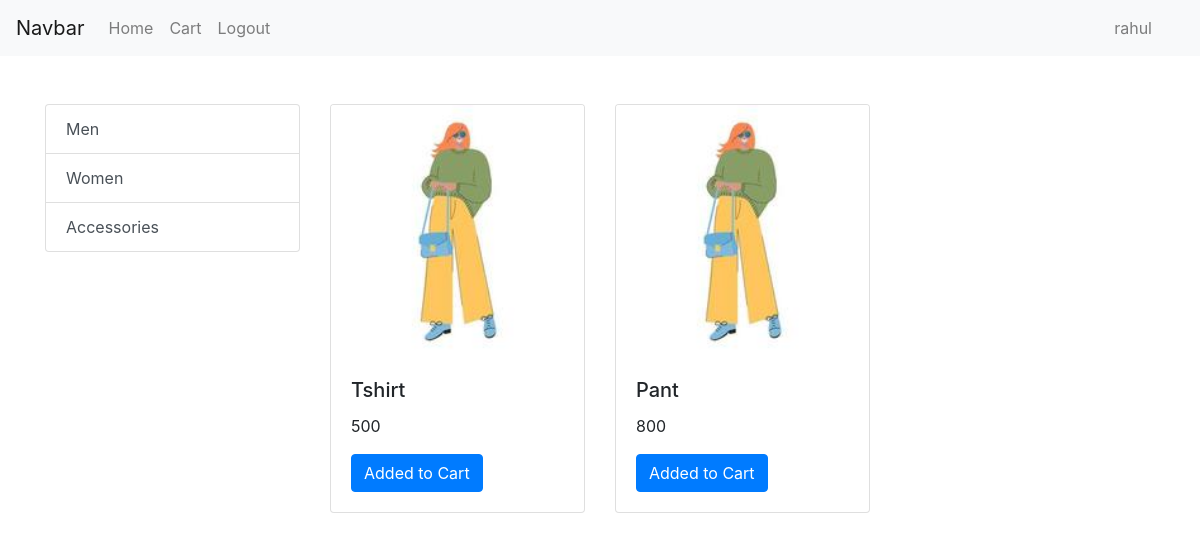
The page /store/?category=1 (signed in) on the database its author committed.
### register/models.py (models this page shows)
class Profile(AbstractUser):
    email=models.EmailField(unique=True)
    phone=models.CharField(max_length=100,unique=True)
    is_authenticated=models.BooleanField(default=False)
    token=models.CharField(max_length=200,null=True)
    REQUIRED_FIELDS=['username','phone']
    USERNAME_FIELD="email"
    objects= ProfileManager()

### store/models.py (models this page shows, shortened)
class Category(models.Model):
    id=models.AutoField
    name=models.CharField(max_length=50)
    def __str__(self):
        return self.name

class Product(models.Model):
    id=models.AutoField
    name = models.CharField(max_length=100)
    price = models.IntegerField(default=0)
    category=models.ForeignKey(Category,on_delete=models.CASCADE,default="")
    image=models.ImageField(upload_to='products/')
    def products_bycategory(id):
        return Product.objects.filter(category=id)

### store/views.py (the view, shortened to what this page needs)
# urls.py: path('store/',include('store.urls')),
def store(request):
    if request.method=='GET':
        products=Product.objects.all()
        categories=Category.objects.all()
        categroy_id=request.GET.get('category')
        if categroy_id:
            products=Product.products_bycategory(categroy_id)
        data={}
        user_email=request.session.get('user_email')
        print(user_email)
        if user_email:
            profile=Profile.objects.get(email=user_email)
            cart=Cart.objects.get(user=profile)
            cartitems=CartItem.objects.filter(cart=cart)
            product_incartitem=[]
            for a in cartitems:
                product_incartitem.append(a.product)
            data['cartitems']=cartitems
            data['profile']=profile
            data['product_incartitem']=product_incartitem
        data['products']=products
        data['categories']=categories
        return render(request,'store.html',data)

### store/templates/store.html (shortened to what this page needs)
{%extends 'base.html'%}
{% block Body %}
  <div class="container mt-5">
    <div class="row">
      <div class="col-md-3">
        <div class="list-group">
          {%for category in categories%}
          <a href="/store/?category={{category.id}}" class="list-group-item list-group-item-action">{{category}}</a>
          {%endfor%}
        </div>
      </div>
      <div class="col-md-9">
        <div class="row">
          {%for product in products%}
          <div class="col-md-4 mb-4">
            <div class="card">
              <img src="{{product.image.url}}" class="card-img-top" alt="Product 1">
              <div class="card-body">
                <h5 class="card-title">{{product.name}}</h5>
                <p class="card-text">{{product.price}}</p>
                {%if profile%}
                {%if product in product_incartitem %}
                <form method="GET" action="">
                  <button type="submit" class="btn btn-primary disbaled">Added to Cart</button>
                </form>
                {%else%}
                <form method="POST" action="">
                  {% csrf_token %}
                  <input type="hidden" name="product_id" value="{{ product.id }}">
                  <button type="submit" class="btn btn-primary ">Add to Cart</button>
                </form>
                {%endif%}
                {%else%}
                <a href="/signup/" class="btn btn-primary">Add to Cart</a>
                {%endif%}
              </div>
            </div>
          </div>
          {%endfor%}
        </div>
      </div>
    </div>
  </div>
{%endblock%}

### store/templates/base.html (shortened to what this page needs)
<!doctype html>
<html lang="en">
  <head>
    <link rel="stylesheet" href="https://cdn.jsdelivr.net/npm/bootstrap@4.3.1/dist/css/bootstrap.min.css">
  </head>
  <body>
    <nav class="navbar navbar-expand-lg navbar-light bg-light">
        <a class="navbar-brand" href="#">Navbar</a>
        <div class="collapse navbar-collapse" id="navbarSupportedContent">
          <ul class="navbar-nav mr-auto">
            <li class="nav-item">
              <a class="nav-link" href="/store">Home </a>
            </li>
            <li class="nav-item">
              <a class="nav-link" href="/store/cart">Cart</a>
            </li>
            <li class="nav-item">
              <a class="nav-link" href="/logout">Logout</a>
            </li>
          </ul>
          <ul class="navbar-nav ml-auto mr-4">
            <li class="nav-item">
                <a class="nav-link" href="#">{{user.username}}</a>
            </li>
          </ul>
        </div>
      </nav>
        {%block Body%}{%endblock%}
  </body>
</html>

### rows shown on the page
Profile: username "rahul"
Category: name "Men"
Category: name "Women"
Category: name "Accessories"
Product: image (picture), name "Tshirt", price "500", shows "Added to Cart"
Product: image (picture), name "Pant", price "800", shows "Added to Cart"
